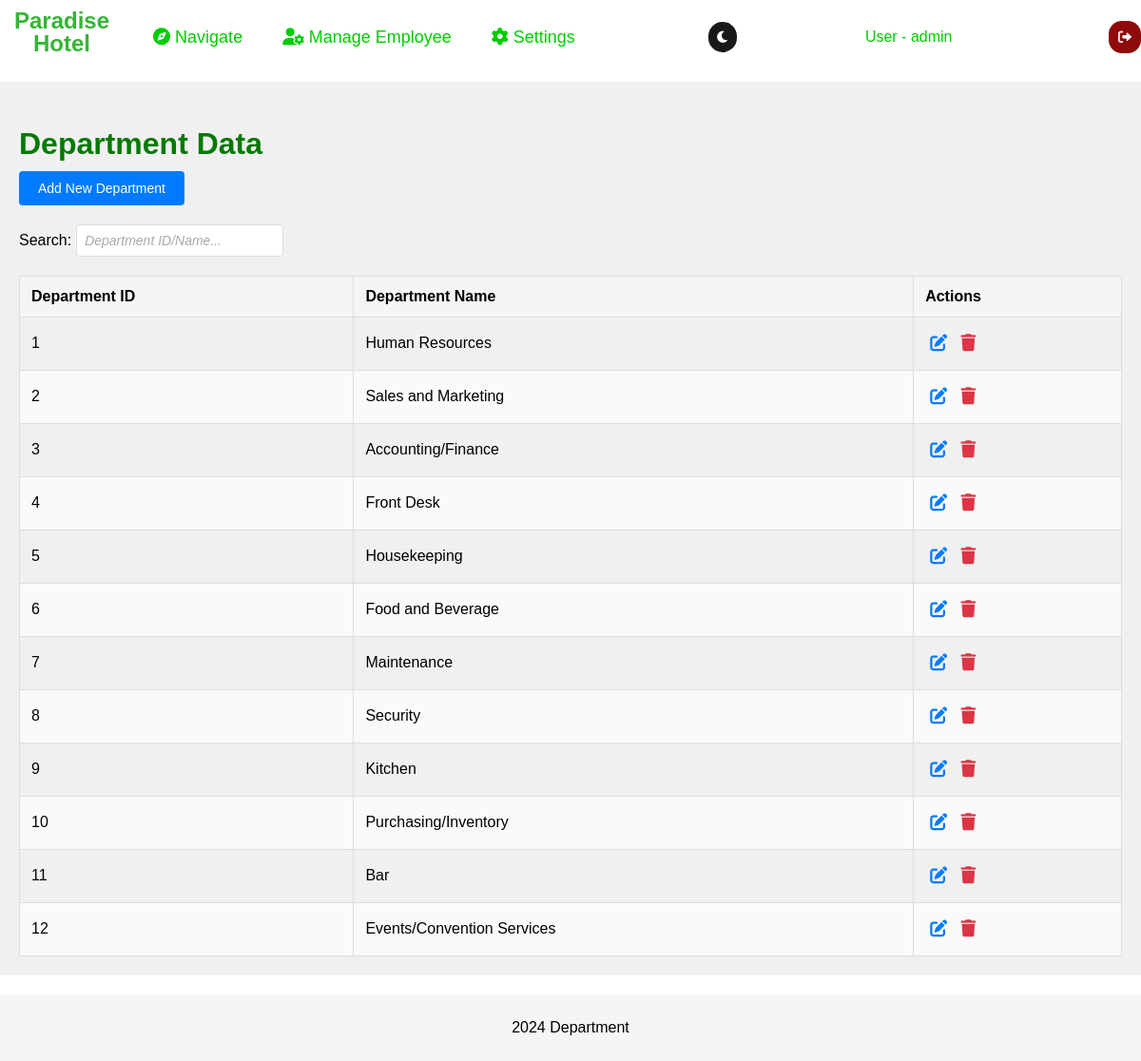
The page /Employee-information/department.php (signed in) on the database its author committed.
### tables this page shows
CREATE TABLE IF NOT EXISTS departments (
    department_id INT(11) AUTO_INCREMENT PRIMARY KEY,
    department_name VARCHAR(100) NOT NULL
);

### Employee-information/department.php (the view, shortened to what this page needs)
<?php
include '../config.php';
$username = $_SESSION['username'];
$query = "SELECT * FROM departments";
$result = $conn->query($query);
?>
<!DOCTYPE html>
<html lang="en">
<head>
    <link rel="stylesheet" href="../css/department.css">
    <link rel="stylesheet" href="https://cdnjs.cloudflare.com/ajax/libs/font-awesome/6.0.0-beta3/css/all.min.css">
</head>
<body class="light-mode">
<div class="top-nav">
        <ul>
        <a href="../maindashboard.php">
            <h1 class="logopos">
                Paradise <br> Hotel
            </h1>
        </a>
            <li class="top">
                <a class="top1" href="">
                <i class="fas fa-compass"></i>
                    Navigate
                </a>
            </li>
            <li class="top">
                <a class="top1" href="">
                    <i class="fas fa-user-cog"></i>
                    Manage Employee
                </a>
            </li>
            <li class="top">
                <a class="top1" href="#settings">
                    <i class="fas fa-cog"></i>
                    Settings
                </a>
            </li>
        </ul>
         <button type="button" id="darkModeToggle" class="dark-mode-toggle" aria-label="Toggle Dark Mode">
            <i class="fas fa-moon"></i>
         </button>
        <div class="admin-section">
            <div class="admin-name">
                User - <?php echo htmlspecialchars($username); ?>
            </div>
        </div>
        <button type="button" class="logout" id="logout-button">
            <i class="fas fa-sign-out-alt"></i>
        </button>
    </div>
<br>
<div class="departmenttable-panel">
    <h2>Department Data</h2>
    <div class="add-new-department">
        <a href="add-department.php" class="add-department-btn">Add New Department</a>
    </div>
        <div class="table-controls">
    <div class="search-bar">
        <label for="search">Search: </label>
        <input type="text" id="search" placeholder="Department ID/Name..." onkeyup="searchDepartments()">
    </div>
</div>
    <table id="departmentTable" class="display">
        <thead>
            <tr>
                <th>Department ID</th>
                <th>Department Name</th>
                <th>Actions</th>
            </tr>
        </thead>
        <tbody>
            <?php
            if ($result->num_rows > 0) {
                while ($row = $result->fetch_assoc()) {
                    echo "<tr>";
                    echo "<td>" . htmlspecialchars($row['department_id']) . "</td>";
                    echo "<td>" . htmlspecialchars($row['department_name']) . "</td>";
                    echo "<td>
                            <button class='action-icon edit-icon' onclick='openEditDialog(" . htmlspecialchars($row['department_id']) . ", \"" . htmlspecialchars($row['department_name']) . "\")'>
        <i class='fas fa-edit'></i>
    </button>
    <button class='action-icon delete-icon' onclick='openDeleteDialog(" . htmlspecialchars($row['department_id']) . ")'>
        <i class='fas fa-trash'></i>
    </button>
                          </td>";
                    echo "</tr>";
                }
            } else {
                echo "<tr><td colspan='3'>No departments found.</td></tr>";
            }
            ?>
        </tbody>
    </table>
</div>
<footer>
    <p>2024 Department</p>
</footer>
</body>
</html>

### css/department.css (style rules this page uses)
body { padding: 0; margin: 0; background-color: rgb(255, 255, 255); color: rgb(0, 0, 0); font-family: Arial, sans-serif; }
.logopos { text-align: center; font-size: 24px; color:#35B535; margin: 0; padding-left: 15px; padding-top: 0px; padding-right: 20px; padding-bottom: 10px; font-family: Arial, sans-serif; line-height: 1; }
.top-nav ul { list-style: none; display: flex; gap: 10px; margin: 0; padding: 0; }
.top-nav { margin: 0; padding-top: 10px; display: flex; justify-content: space-between; align-items: center; background-color: transparent; color: white; }
.top { display: block; position: relative; cursor: pointer; color: #000000; font-size: 16px; padding: 0.5rem 1rem; text-decoration: none; transition: color 0.30s; }
a { text-decoration: none; color: #efefee; font-size: 16px; }
.logout { justify-content: end; font-size: 14px; color: rgb(253, 253, 253); background-color: rgb(143, 10, 10); border: none; padding: 10px 10px; cursor: pointer; margin-left: 30px; align-self: center; border-radius: 14px; }
.top-nav ul, .logout { display: flex; align-items: center; }
.top1 { font-size: 18px; font-weight: 500; color: #0c0; }
.top:after { position: absolute; content: ""; inset: 0; background-color: #35B535; scale: 1 0; z-index: -1; transition: 0.10s; border-radius: 10px; color:#383838; }
.dark-mode-toggle { color: #fff; background-color: #18191A; font-size: 14px; border-radius: 20px; border:none; padding:8px 8px; }
.admin-section { position: relative; }
.admin-name { font-size: 16px; color: #0c0; padding: 10px; cursor: pointer; }
footer { text-align: center; padding: 10px; background-color: #f5f5f5; margin-top: 20px; }
.departmenttable-panel { background-color: #f0f0f0; padding: 20px; margin-bottom: 20px; position: relative; }
h2 { font-size: 2rem; margin-bottom: 10px; color: #007a00; }
table { width: 100%; border-collapse: collapse; margin-top: 20px; }
th, td { text-align: left; padding: 12px; border: 1px solid #ddd; }
th { background-color: #f5f5f5; font-weight: bold; }
tr:nth-child(even) { background-color: #fafafa; }
.table-controls { display: flex; justify-content: space-between; align-items: center; margin-bottom: 20px; }
.search-bar { display: flex; align-items: center; }
#search { padding: 8px; margin-left: 5px; border: 1px solid #ddd; border-radius: 4px; font-size: 14px; width: 200px; }
#search::placeholder { color: #aaa; font-style: italic; }
.add-new-department { margin-bottom: 20px; }
.add-department-btn { display: inline-flex; align-items: center; padding: 10px 20px; font-size: 14px; color: white; background-color: #007bff; border: none; border-radius: 4px; text-decoration: none; text-align: center; transition: background-color 0.3s ease; }
.action-icon { background-color: transparent; border: none; cursor: pointer; font-size: 18px; padding: 5px; }
.edit-icon { color: #007bff; }
.delete-icon { color: #dc3545; }

### rows shown on the page
departments: department_id "1", department_name "Human Resources"
departments: department_id "2", department_name "Sales and Marketing"
departments: department_id "3", department_name "Accounting/Finance"
departments: department_id "4", department_name "Front Desk"
departments: department_id "5", department_name "Housekeeping"
departments: department_id "6", department_name "Food and Beverage"
departments: department_id "7", department_name "Maintenance"
departments: department_id "8", department_name "Security"
departments: department_id "9", department_name "Kitchen"
departments: department_id "10", department_name "Purchasing/Inventory"
departments: department_id "11", department_name "Bar"
departments: department_id "12", department_name "Events/Convention Services"

### other values the page prints
$username "admin"
